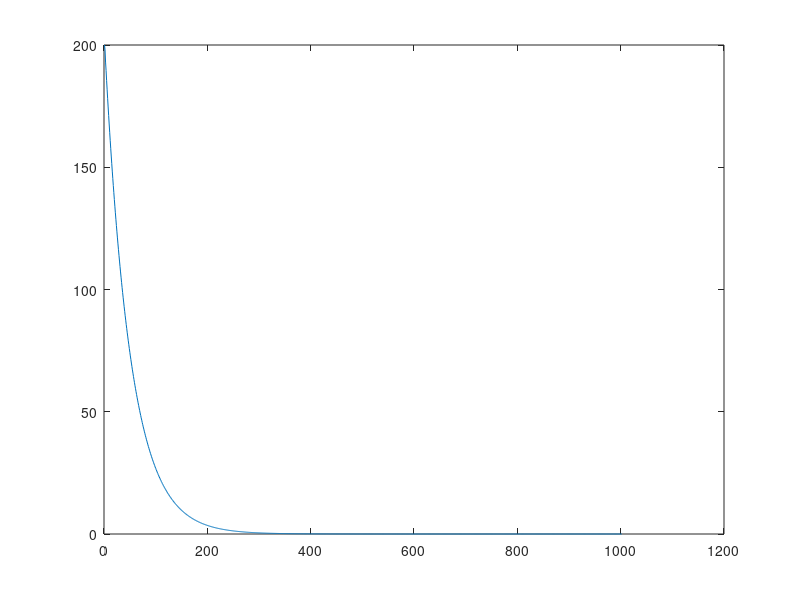

Source code (MATLAB):
clear; clc; close all;

% Description: Plots equations

a = 0.49; b = 0.48;

P = [];

P = [P 200 198];

niter = 1000;

for i = 1:niter
    Ptemp = a*P(end) + b*P(end-1);
    P = [P Ptemp];
end

plot(P)
